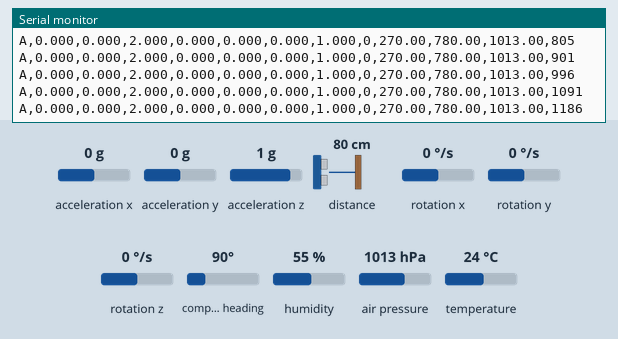
Simulated run of this sketch. Board: Arduino Uno, built with avr-gcc and run on an emulated ATmega328P. On the bench: the last lines printed to the serial monitor. Inputs (shaded band) come from the test bench; at power-on: acceleration x 0 g, acceleration y 0 g, acceleration z 1 g, distance to the obstacle 80 cm, rotation x 0 °/s, rotation y 0 °/s, rotation z 0 °/s, compass heading 90°, humidity 55 %, air pressure 1013 hPa, temperature 24 °C.

Above: at 1.2 s.
1.3 s: acceleration x set to -1.4 g
At 1.38 s:
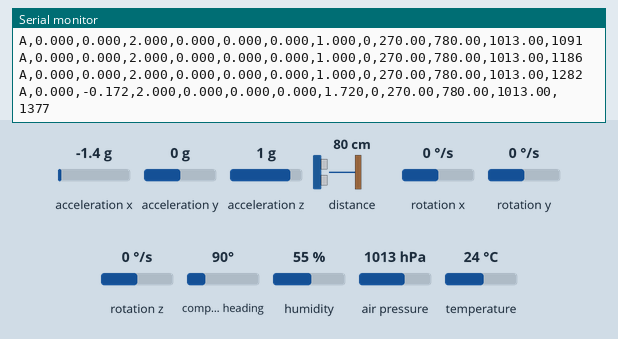
2.8 s: acceleration y set to -1.4 g
At 2.81 s:
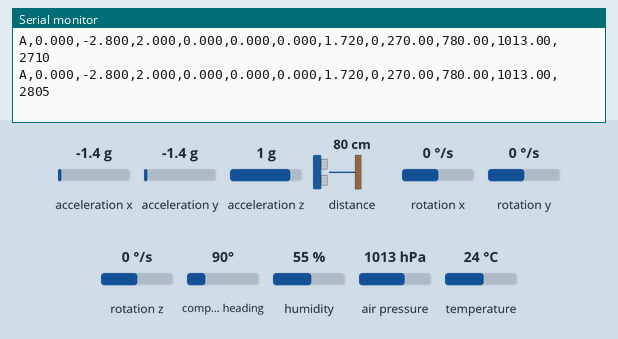
4.3 s: acceleration z set to -1.4 g
At 4.33 s:
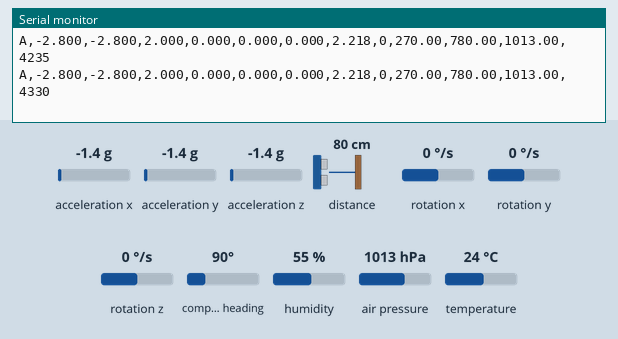
5.8 s: distance to the obstacle set to 2 cm
At 5.86 s:
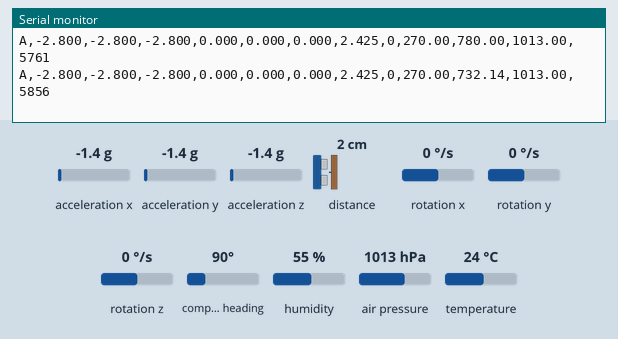
7.3 s: rotation x set to -192 °/s
At 7.38 s:
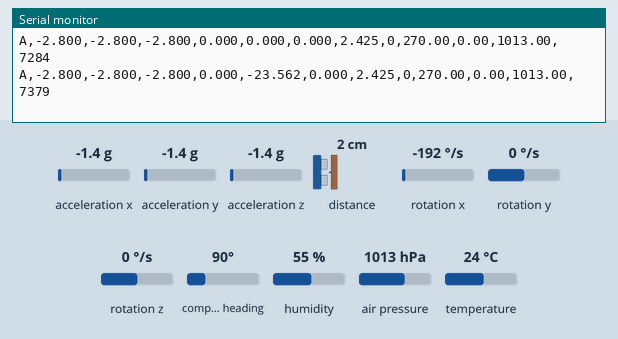
Timing chart, 0 to 9.8 s (numbered marks = the images above; inputs shaded):
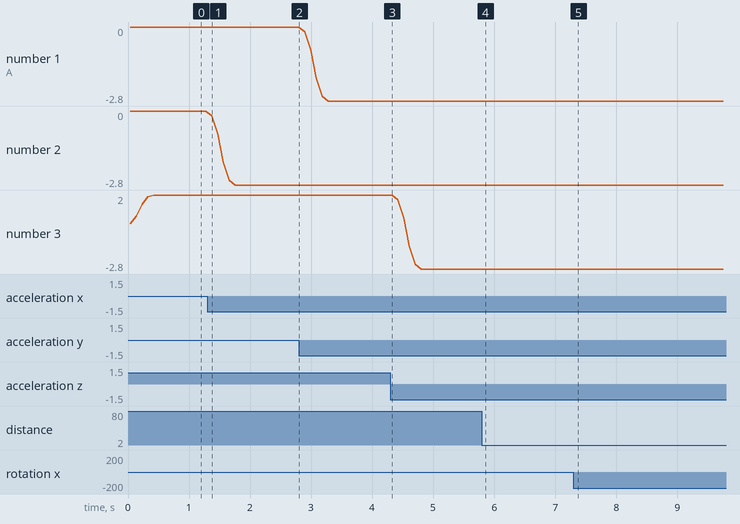

The sketch:

multiSensor_sender.ino
```cpp
// --- 必要ライブラリ ---
#include <Wire.h>
#include <MPU6050.h>
#include <QMC5883LCompass.h>
#include <VL53L0X.h>
#include <BME280I2C.h>
#include <math.h>

// --- センサインスタンス ---
MPU6050 mpu;
QMC5883LCompass compass;
VL53L0X tof;
BME280I2C bme;

// --- 加速度・角速度の物理量：float型 ---
float accMag;

// --- ZUPT（静止判定）検出フラグ ---
bool zuptFlag = false;
unsigned long lastZuptTime = 0;
const int zuptWindow = 200;       // ms単位
const float zuptThreshold = 0.02; // ±G判定範囲（ノルム）

// --- ドリフト補正用バイアス ---
float axBias = 0.0, ayBias = 0.0, azBias = 0.0;
float gxBias = 0.0, gyBias = 0.0, gzBias = 0.0;

// --- バイアス算出用バッファ ---
const int biasWindowSize = 20;
float axSum = 0, aySum = 0, azSum = 0;
float gxSum = 0, gySum = 0, gzSum = 0;
int biasSampleCount = 0;

// --- センサ値増幅のための倍率 ---
const float accelGain = 2.0;      // 加速度
const float gyroGain = 2.0;       // ジャイロ
// const float magGain  = 1.5;    // 地磁気

// --- ガウスフィルタ ---
const int KERNEL_SIZE = 5;
const float gaussianKernel[KERNEL_SIZE] = {0.06136, 0.24477, 0.38774, 0.24477, 0.06136};

float axHistory[KERNEL_SIZE] = {0}, ayHistory[KERNEL_SIZE] = {0}, azHistory[KERNEL_SIZE] = {0};
float gxHistory[KERNEL_SIZE] = {0}, gyHistory[KERNEL_SIZE] = {0}, gzHistory[KERNEL_SIZE] = {0};
float mxHistory[KERNEL_SIZE] = {0}, myHistory[KERNEL_SIZE] = {0};
float distHistory[KERNEL_SIZE] = {0}, presHistory[KERNEL_SIZE] = {0};

float applyGaussianFilter(float newVal, float* buffer, const float* kernel, int size) {
  for (int i = 0; i < size - 1; i++) buffer[i] = buffer[i + 1];
  buffer[size - 1] = newVal;
  float result = 0.0;
  for (int i = 0; i < size; i++) result += buffer[i] * kernel[i];
  return result;
}

void setup() {
  Serial.begin(115200);
  Wire.begin();

  mpu.initialize(); // MPU6050  初期化
  compass.init();   // QMC5883L 初期化
  compass.setCalibration(-696, 1446, -1803, 98, -636, 1445);

  tof.setTimeout(500);
  // VL53L0X 初期化と連続測定モード開始
  if (!tof.init()) {
    Serial.println("VL53L0X failed");
    while (1);
  }
  tof.startContinuous();

  // BME280 初期化
  while (!bme.begin()) delay(500);
}

void loop() {
  // --- MPU6050 ---
  int16_t ax_raw, ay_raw, az_raw;
  int16_t gx_raw, gy_raw, gz_raw;

  mpu.getAcceleration(&ax_raw, &ay_raw, &az_raw); // 加速度（x, y, z）取得
  mpu.getRotation(&gx_raw, &gy_raw, &gz_raw);

  float ax = ay_raw / 16384.0;
  float ay = ax_raw / 16384.0;
  float az = az_raw / 16384.0;
  float gx = gy_raw / 131.0;
  float gy = gx_raw / 131.0;
  float gz = gz_raw / 131.0;

  float axF = applyGaussianFilter(ax, axHistory, gaussianKernel, KERNEL_SIZE) * accelGain;
  float ayF = applyGaussianFilter(ay, ayHistory, gaussianKernel, KERNEL_SIZE) * accelGain;
  float azF = applyGaussianFilter(az, azHistory, gaussianKernel, KERNEL_SIZE) * accelGain;

  float gxF = applyGaussianFilter(gx, gxHistory, gaussianKernel, KERNEL_SIZE) * gyroGain;
  float gyF = applyGaussianFilter(gy, gyHistory, gaussianKernel, KERNEL_SIZE) * gyroGain;
  float gzF = applyGaussianFilter(gz, gzHistory, gaussianKernel, KERNEL_SIZE) * gyroGain;

  accMag = sqrt(ax * ax + ay * ay + az * az);

  // --- ドリフト補正後の加速度・ジャイロ ---
  float axComp = axF - axBias;
  float ayComp = ayF - ayBias;
  float azComp = azF - azBias;
  float gxComp = gxF - gxBias;
  float gyComp = gyF - gyBias;
  float gzComp = gzF - gzBias;

  // --- ZUPT（静止判定）判定 ---
  unsigned long now = millis();
  if (accMag > (2.7 - zuptThreshold) && accMag < (2.7 + zuptThreshold)) {
    if (now - lastZuptTime > zuptWindow) {
      zuptFlag = true;
      lastZuptTime = now;
    } else {
      zuptFlag = false;
    }
  } else {
    zuptFlag = false;
    lastZuptTime = now;
  }

  // --- ZUPTドリフト補正更新 ---
  if (zuptFlag) {
    axSum += axF;
    aySum += ayF;
    azSum += azF;
    gxSum += gxF;
    gySum += gyF;
    gzSum += gzF;
    biasSampleCount++;

    if (biasSampleCount >= biasWindowSize) {
      axBias = axSum / biasSampleCount;
      ayBias = aySum / biasSampleCount;
      azBias = azSum / biasSampleCount;

      gxBias = gxSum / biasSampleCount;
      gyBias = gySum / biasSampleCount;
      gzBias = gzSum / biasSampleCount;

      // リセット
      axSum = aySum = azSum = 0;
      gxSum = gySum = gzSum = 0;
      biasSampleCount = 0;
    }
  }

  // --- QMC5883L ---
  compass.read();
  int mx = -compass.getX();
  int my = compass.getZ();

  float mxF = applyGaussianFilter(mx, mxHistory, gaussianKernel, KERNEL_SIZE);
  float myF = applyGaussianFilter(my, myHistory, gaussianKernel, KERNEL_SIZE);
  float magYaw = atan2(myF, mxF) * 180.0 / PI;
  if (magYaw < 0) magYaw += 360.0;

  // --- VL53L0X ---
  int distance = tof.readRangeContinuousMillimeters();  // mm単位
  float distF = applyGaussianFilter((float)(distance - 20), distHistory, gaussianKernel, KERNEL_SIZE);

  // --- BME280 ---
  float temp, hum, pres;
  bme.read(pres, temp, hum);  // 気圧・温度・湿度
  float presF = applyGaussianFilter(pres, presHistory, gaussianKernel, KERNEL_SIZE);

  // --- 送信 ---
  Serial.print("A,");   // パケット識別子
  Serial.print(axComp, 3); Serial.print(",");
  Serial.print(ayComp, 3); Serial.print(",");
  Serial.print(azComp, 3); Serial.print(",");
  Serial.print(gxComp, 3); Serial.print(",");
  Serial.print(gyComp, 3); Serial.print(",");
  Serial.print(gzComp, 3); Serial.print(",");
  Serial.print(accMag, 3); Serial.print(",");
  Serial.print(zuptFlag ? 1 : 0); Serial.print(",");
  Serial.print(magYaw, 2); Serial.print(",");
  Serial.print(distF, 2); Serial.print(",");
  Serial.print(presF, 2); Serial.print(",");
  Serial.println(millis()); Serial.println();

  delay(50);
}
```

Measured:
- after the input at 1.3 s, the serial monitor: prints a new line after 0.07 s (image 1)
- after the input at 5.8 s, the serial monitor: prints a new line after 0.05 s (image 4)
- after the input at 7.3 s, the serial monitor: prints a new line after 0.08 s (image 5)
- plotted number 2: 0 → -2.8 after the input at 1.3 s
